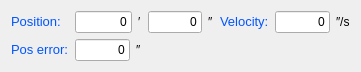
   <widget class="QWidget" name="layoutWidget_4">
    <property name="geometry">
     <rect>
      <x>830</x>
      <y>30</y>
      <width>361</width>
      <height>60</height>
     </rect>
    </property>
    <layout class="QGridLayout" name="gridLayout_3">
     <item row="0" column="0">
      <widget class="QLabel" name="label_26">
       <property name="text">
        <string>&lt;!DOCTYPE HTML PUBLIC &quot;-//W3C//DTD HTML 4.0//EN&quot; &quot;http://www.w3.org/TR/REC-html40/strict.dtd&quot;&gt;
&lt;html&gt;&lt;head&gt;&lt;meta name=&quot;qrichtext&quot; content=&quot;1&quot; /&gt;&lt;style type=&quot;text/css&quot;&gt;
p, li { white-space: pre-wrap; }
&lt;/style&gt;&lt;/head&gt;&lt;body style=&quot; font-family:'Sans Serif'; font-size:10pt; font-weight:400; font-style:normal;&quot;&gt;
&lt;p style=&quot; margin-top:0px; margin-bottom:0px; margin-left:0px; margin-right:0px; -qt-block-indent:0; text-indent:0px;&quot;&gt;&lt;span style=&quot; color:#0055ff;&quot;&gt;Position:&lt;/span&gt;&lt;/p&gt;&lt;/body&gt;&lt;/html&gt;</string>
       </property>
      </widget>
     </item>
     <item row="0" column="1">
      <layout class="QHBoxLayout" name="horizontalLayout_13">
       <item>
        <widget class="QLineEdit" name="lineEdit_alpha2_posM">
         <property name="cursor">
          <cursorShape>ArrowCursor</cursorShape>
         </property>
         <property name="text">
          <string>0</string>
         </property>
         <property name="alignment">
          <set>Qt::AlignRight|Qt::AlignTrailing|Qt::AlignVCenter</set>
         </property>
         <property name="readOnly">
          <bool>true</bool>
         </property>
        </widget>
       </item>
       <item>
        <widget class="QLabel" name="label_38">
         <property name="text">
          <string>′</string>
         </property>
        </widget>
       </item>
      </layout>
     </item>
     <item row="0" column="2">
      <layout class="QHBoxLayout" name="horizontalLayout_14">
       <item>
        <widget class="QLineEdit" name="lineEdit_alpha2_posS">
         <property name="cursor">
          <cursorShape>ArrowCursor</cursorShape>
         </property>
         <property name="text">
          <string>0</string>
         </property>
         <property name="alignment">
          <set>Qt::AlignRight|Qt::AlignTrailing|Qt::AlignVCenter</set>
         </property>
         <property name="readOnly">
          <bool>true</bool>
         </property>
        </widget>
       </item>
       <item>
        <widget class="QLabel" name="label_36">
         <property name="text">
          <string>″</string>
         </property>
        </widget>
       </item>
      </layout>
     </item>
     <item row="0" column="3">
      <widget class="QLabel" name="label_27">
       <property name="text">
        <string>&lt;!DOCTYPE HTML PUBLIC &quot;-//W3C//DTD HTML 4.0//EN&quot; &quot;http://www.w3.org/TR/REC-html40/strict.dtd&quot;&gt;
&lt;html&gt;&lt;head&gt;&lt;meta name=&quot;qrichtext&quot; content=&quot;1&quot; /&gt;&lt;style type=&quot;text/css&quot;&gt;
p, li { white-space: pre-wrap; }
&lt;/style&gt;&lt;/head&gt;&lt;body style=&quot; font-family:'Sans Serif'; font-size:10pt; font-weight:400; font-style:normal;&quot;&gt;
&lt;p style=&quot; margin-top:0px; margin-bottom:0px; margin-left:0px; margin-right:0px; -qt-block-indent:0; text-indent:0px;&quot;&gt;&lt;span style=&quot; color:#0055ff;&quot;&gt;Velocity:&lt;/span&gt;&lt;/p&gt;&lt;/body&gt;&lt;/html&gt;</string>
       </property>
      </widget>
     </item>
     <item row="0" column="4">
      <layout class="QHBoxLayout" name="horizontalLayout_16">
       <item>
        <widget class="QLineEdit" name="lineEdit_alpha2_velS">
         <property name="cursor">
          <cursorShape>ArrowCursor</cursorShape>
         </property>
         <property name="text">
          <string>0</string>
         </property>
         <property name="alignment">
          <set>Qt::AlignRight|Qt::AlignTrailing|Qt::AlignVCenter</set>
         </property>
         <property name="readOnly">
          <bool>true</bool>
         </property>
        </widget>
       </item>
       <item>
        <widget class="QLabel" name="label_32">
         <property name="text">
          <string>″/s</string>
         </property>
        </widget>
       </item>
      </layout>
     </item>
     <item row="1" column="0">
      <widget class="QLabel" name="label_28">
       <property name="text">
        <string>&lt;!DOCTYPE HTML PUBLIC &quot;-//W3C//DTD HTML 4.0//EN&quot; &quot;http://www.w3.org/TR/REC-html40/strict.dtd&quot;&gt;
&lt;html&gt;&lt;head&gt;&lt;meta name=&quot;qrichtext&quot; content=&quot;1&quot; /&gt;&lt;style type=&quot;text/css&quot;&gt;
p, li { white-space: pre-wrap; }
&lt;/style&gt;&lt;/head&gt;&lt;body style=&quot; font-family:'Sans Serif'; font-size:10pt; font-weight:400; font-style:normal;&quot;&gt;
&lt;p style=&quot; margin-top:0px; margin-bottom:0px; margin-left:0px; margin-right:0px; -qt-block-indent:0; text-indent:0px;&quot;&gt;&lt;span style=&quot; color:#0055ff;&quot;&gt;Pos error:&lt;/span&gt;&lt;/p&gt;&lt;/body&gt;&lt;/html&gt;</string>
       </property>
      </widget>
     </item>
     <item row="1" column="1">
      <layout class="QHBoxLayout" name="horizontalLayout_17">
       <item>
        <widget class="QLineEdit" name="lineEdit_alpha2_poserrS">
         <property name="cursor">
          <cursorShape>ArrowCursor</cursorShape>
         </property>
         <property name="text">
          <string>0</string>
         </property>
         <property name="alignment">
          <set>Qt::AlignRight|Qt::AlignTrailing|Qt::AlignVCenter</set>
         </property>
         <property name="readOnly">
          <bool>true</bool>
         </property>
        </widget>
       </item>
       <item>
        <widget class="QLabel" name="label_39">
         <property name="text">
          <string>″</string>
         </property>
        </widget>
       </item>
      </layout>
     </item>
     <item row="1" column="3" colspan="2">
      <spacer name="horizontalSpacer_5">
       <property name="orientation">
        <enum>Qt::Horizontal</enum>
       </property>
       <property name="sizeHint" stdset="0">
        <size>
         <width>158</width>
         <height>20</height>
        </size>
       </property>
      </spacer>
     </item>
    </layout>
   </widget>
